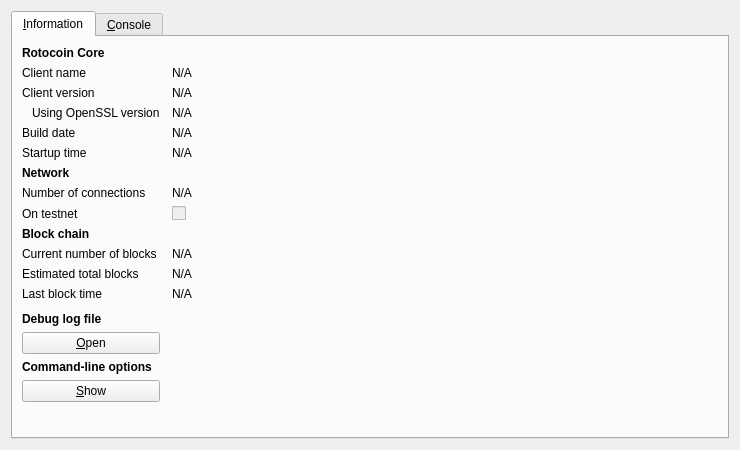
<?xml version="1.0" encoding="UTF-8"?>
<ui version="4.0">
 <class>RPCConsole</class>
 <widget class="QDialog" name="RPCConsole">
  <property name="geometry">
   <rect>
    <x>0</x>
    <y>0</y>
    <width>740</width>
    <height>450</height>
   </rect>
  </property>
  <property name="windowTitle">
   <string>Rotocoin - Debug window</string>
  </property>
  <layout class="QVBoxLayout" name="verticalLayout_2">
   <item>
    <widget class="QTabWidget" name="tabWidget">
     <property name="currentIndex">
      <number>0</number>
     </property>
     <widget class="QWidget" name="tab_info">
      <attribute name="title">
       <string>&amp;Information</string>
      </attribute>
      <layout class="QGridLayout" name="gridLayout" columnstretch="0,1">
       <property name="horizontalSpacing">
        <number>12</number>
       </property>
       <item row="0" column="0">
        <widget class="QLabel" name="label_9">
         <property name="font">
          <font>
           <weight>75</weight>
           <bold>true</bold>
          </font>
         </property>
         <property name="text">
          <string>Rotocoin Core</string>
         </property>
        </widget>
       </item>
       <item row="1" column="0">
        <widget class="QLabel" name="label_5">
         <property name="text">
          <string>Client name</string>
         </property>
        </widget>
       </item>
       <item row="1" column="1">
        <widget class="QLabel" name="clientName">
         <property name="cursor">
          <cursorShape>IBeamCursor</cursorShape>
         </property>
         <property name="text">
          <string>N/A</string>
         </property>
         <property name="textFormat">
          <enum>Qt::PlainText</enum>
         </property>
         <property name="textInteractionFlags">
          <set>Qt::LinksAccessibleByMouse|Qt::TextSelectableByKeyboard|Qt::TextSelectableByMouse</set>
         </property>
        </widget>
       </item>
       <item row="2" column="0">
        <widget class="QLabel" name="label_6">
         <property name="text">
          <string>Client version</string>
         </property>
        </widget>
       </item>
       <item row="2" column="1">
        <widget class="QLabel" name="clientVersion">
         <property name="cursor">
          <cursorShape>IBeamCursor</cursorShape>
         </property>
         <property name="text">
          <string>N/A</string>
         </property>
         <property name="textFormat">
          <enum>Qt::PlainText</enum>
         </property>
         <property name="textInteractionFlags">
          <set>Qt::LinksAccessibleByMouse|Qt::TextSelectableByKeyboard|Qt::TextSelectableByMouse</set>
         </property>
        </widget>
       </item>
       <item row="3" column="0">
        <widget class="QLabel" name="label_14">
         <property name="text">
          <string>Using OpenSSL version</string>
         </property>
         <property name="indent">
          <number>10</number>
         </property>
        </widget>
       </item>
       <item row="3" column="1">
        <widget class="QLabel" name="openSSLVersion">
         <property name="cursor">
          <cursorShape>IBeamCursor</cursorShape>
         </property>
         <property name="text">
          <string>N/A</string>
         </property>
         <property name="textFormat">
          <enum>Qt::PlainText</enum>
         </property>
         <property name="textInteractionFlags">
          <set>Qt::LinksAccessibleByMouse|Qt::TextSelectableByKeyboard|Qt::TextSelectableByMouse</set>
         </property>
        </widget>
       </item>
       <item row="4" column="0">
        <widget class="QLabel" name="label_12">
         <property name="text">
          <string>Build date</string>
         </property>
        </widget>
       </item>
       <item row="4" column="1">
        <widget class="QLabel" name="buildDate">
         <property name="cursor">
          <cursorShape>IBeamCursor</cursorShape>
         </property>
         <property name="text">
          <string>N/A</string>
         </property>
         <property name="textFormat">
          <enum>Qt::PlainText</enum>
         </property>
         <property name="textInteractionFlags">
          <set>Qt::LinksAccessibleByMouse|Qt::TextSelectableByKeyboard|Qt::TextSelectableByMouse</set>
         </property>
        </widget>
       </item>
       <item row="5" column="0">
        <widget class="QLabel" name="label_13">
         <property name="text">
          <string>Startup time</string>
         </property>
        </widget>
       </item>
       <item row="5" column="1">
        <widget class="QLabel" name="startupTime">
         <property name="cursor">
          <cursorShape>IBeamCursor</cursorShape>
         </property>
         <property name="text">
          <string>N/A</string>
         </property>
         <property name="textFormat">
          <enum>Qt::PlainText</enum>
         </property>
         <property name="textInteractionFlags">
          <set>Qt::LinksAccessibleByMouse|Qt::TextSelectableByKeyboard|Qt::TextSelectableByMouse</set>
         </property>
        </widget>
       </item>
       <item row="6" column="0">
        <widget class="QLabel" name="label_11">
         <property name="font">
          <font>
           <weight>75</weight>
           <bold>true</bold>
          </font>
         </property>
         <property name="text">
          <string>Network</string>
         </property>
        </widget>
       </item>
       <item row="7" column="0">
        <widget class="QLabel" name="label_7">
         <property name="text">
          <string>Number of connections</string>
         </property>
        </widget>
       </item>
       <item row="7" column="1">
        <widget class="QLabel" name="numberOfConnections">
         <property name="cursor">
          <cursorShape>IBeamCursor</cursorShape>
         </property>
         <property name="text">
          <string>N/A</string>
         </property>
         <property name="textFormat">
          <enum>Qt::PlainText</enum>
         </property>
         <property name="textInteractionFlags">
          <set>Qt::LinksAccessibleByMouse|Qt::TextSelectableByKeyboard|Qt::TextSelectableByMouse</set>
         </property>
        </widget>
       </item>
       <item row="8" column="0">
        <widget class="QLabel" name="label_8">
         <property name="text">
          <string>On testnet</string>
         </property>
        </widget>
       </item>
       <item row="8" column="1">
        <widget class="QCheckBox" name="isTestNet">
         <property name="enabled">
          <bool>false</bool>
         </property>
         <property name="text">
          <string/>
         </property>
        </widget>
       </item>
       <item row="9" column="0">
        <widget class="QLabel" name="label_10">
         <property name="font">
          <font>
           <weight>75</weight>
           <bold>true</bold>
          </font>
         </property>
         <property name="text">
          <string>Block chain</string>
         </property>
        </widget>
       </item>
       <item row="10" column="0">
        <widget class="QLabel" name="label_3">
         <property name="text">
          <string>Current number of blocks</string>
         </property>
        </widget>
       </item>
       <item row="10" column="1">
        <widget class="QLabel" name="numberOfBlocks">
         <property name="cursor">
          <cursorShape>IBeamCursor</cursorShape>
         </property>
         <property name="text">
          <string>N/A</string>
         </property>
         <property name="textFormat">
          <enum>Qt::PlainText</enum>
         </property>
         <property name="textInteractionFlags">
          <set>Qt::LinksAccessibleByMouse|Qt::TextSelectableByKeyboard|Qt::TextSelectableByMouse</set>
         </property>
        </widget>
       </item>
       <item row="11" column="0">
        <widget class="QLabel" name="label_4">
         <property name="text">
          <string>Estimated total blocks</string>
         </property>
        </widget>
       </item>
       <item row="11" column="1">
        <widget class="QLabel" name="totalBlocks">
         <property name="cursor">
          <cursorShape>IBeamCursor</cursorShape>
         </property>
         <property name="text">
          <string>N/A</string>
         </property>
         <property name="textFormat">
          <enum>Qt::PlainText</enum>
         </property>
         <property name="textInteractionFlags">
          <set>Qt::LinksAccessibleByMouse|Qt::TextSelectableByKeyboard|Qt::TextSelectableByMouse</set>
         </property>
        </widget>
       </item>
       <item row="12" column="0">
        <widget class="QLabel" name="label_2">
         <property name="text">
          <string>Last block time</string>
         </property>
        </widget>
       </item>
       <item row="12" column="1">
        <widget class="QLabel" name="lastBlockTime">
         <property name="cursor">
          <cursorShape>IBeamCursor</cursorShape>
         </property>
         <property name="text">
          <string>N/A</string>
         </property>
         <property name="textFormat">
          <enum>Qt::PlainText</enum>
         </property>
         <property name="textInteractionFlags">
          <set>Qt::LinksAccessibleByMouse|Qt::TextSelectableByKeyboard|Qt::TextSelectableByMouse</set>
         </property>
        </widget>
       </item>
       <item row="13" column="0">
        <spacer name="verticalSpacer_2">
         <property name="orientation">
          <enum>Qt::Vertical</enum>
         </property>
         <property name="sizeHint" stdset="0">
          <size>
           <width>20</width>
           <height>20</height>
          </size>
         </property>
        </spacer>
       </item>
       <item row="14" column="0">
        <widget class="QLabel" name="labelDebugLogfile">
         <property name="font">
          <font>
           <weight>75</weight>
           <bold>true</bold>
          </font>
         </property>
         <property name="text">
          <string>Debug log file</string>
         </property>
        </widget>
       </item>
       <item row="15" column="0">
        <widget class="QPushButton" name="openDebugLogfileButton">
         <property name="toolTip">
          <string>Open the Rotocoin debug log file from the current data directory. This can take a few seconds for large log files.</string>
         </property>
         <property name="text">
          <string>&amp;Open</string>
         </property>
         <property name="autoDefault">
          <bool>false</bool>
         </property>
        </widget>
       </item>
       <item row="16" column="0">
        <widget class="QLabel" name="labelCLOptions">
         <property name="font">
          <font>
           <weight>75</weight>
           <bold>true</bold>
          </font>
         </property>
         <property name="text">
          <string>Command-line options</string>
         </property>
        </widget>
       </item>
       <item row="17" column="0">
        <widget class="QPushButton" name="showCLOptionsButton">
         <property name="toolTip">
          <string>Show the Rotocoin-Qt help message to get a list with possible Rotocoin command-line options.</string>
         </property>
         <property name="text">
          <string>&amp;Show</string>
         </property>
         <property name="autoDefault">
          <bool>false</bool>
         </property>
        </widget>
       </item>
       <item row="18" column="0">
        <spacer name="verticalSpacer">
         <property name="orientation">
          <enum>Qt::Vertical</enum>
         </property>
         <property name="sizeHint" stdset="0">
          <size>
           <width>20</width>
           <height>40</height>
          </size>
         </property>
        </spacer>
       </item>
      </layout>
     </widget>
     <widget class="QWidget" name="tab_console">
      <attribute name="title">
       <string>&amp;Console</string>
      </attribute>
      <layout class="QVBoxLayout" name="verticalLayout_3">
       <property name="spacing">
        <number>3</number>
       </property>
       <item>
        <widget class="QTextEdit" name="messagesWidget">
         <property name="minimumSize">
          <size>
           <width>0</width>
           <height>100</height>
          </size>
         </property>
         <property name="readOnly">
          <bool>true</bool>
         </property>
         <property name="tabKeyNavigation" stdset="0">
          <bool>false</bool>
         </property>
         <property name="columnCount" stdset="0">
          <number>2</number>
         </property>
        </widget>
       </item>
       <item>
        <layout class="QHBoxLayout" name="horizontalLayout">
         <property name="spacing">
          <number>3</number>
         </property>
         <item>
          <widget class="QLabel" name="label">
           <property name="text">
            <string notr="true">&gt;</string>
           </property>
          </widget>
         </item>
         <item>
          <widget class="QLineEdit" name="lineEdit"/>
         </item>
         <item>
          <widget class="QPushButton" name="clearButton">
           <property name="maximumSize">
            <size>
             <width>24</width>
             <height>24</height>
            </size>
           </property>
           <property name="toolTip">
            <string>Clear console</string>
           </property>
           <property name="text">
            <string/>
           </property>
           <property name="icon">
            <iconset resource="../rotocoin.qrc">
             <normaloff>:/icons/remove</normaloff>:/icons/remove</iconset>
           </property>
           <property name="shortcut">
            <string notr="true">Ctrl+L</string>
           </property>
           <property name="autoDefault">
            <bool>false</bool>
           </property>
          </widget>
         </item>
        </layout>
       </item>
      </layout>
     </widget>
    </widget>
   </item>
  </layout>
 </widget>
 <resources>
  <include location="../rotocoin.qrc"/>
 </resources>
 <connections/>
</ui>
